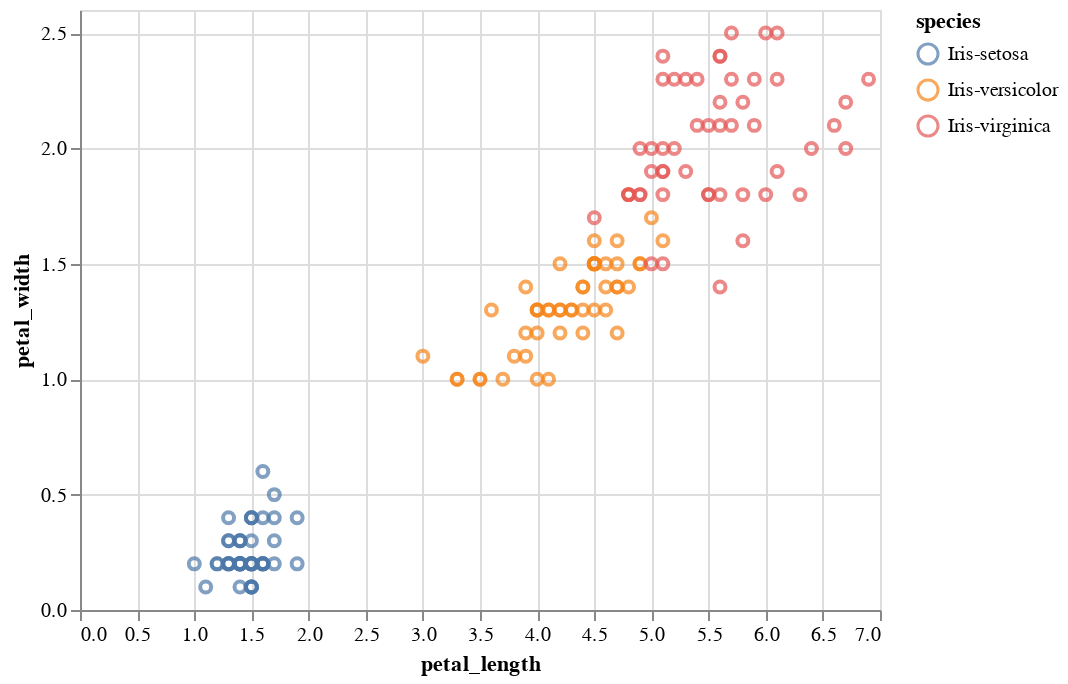

Source (notebook cell):
### Markdown cell above
## Part B: Visualize the Data

Use your preferred visualization library to create a scatterplot showing petal length vs petal width. You should plot each flower species as a different color on the scatter plot.

### Code cell
alt.Chart(data).mark_point().encode(
    x = "petal_length",
    y = "petal_width",
    color = "species"
)

### Figure 1 — Vega-Lite specification as saved in the notebook (floating-point values rounded to 4 significant figures; data arrays with more than 128 entries replaced by an {"elided": "..."} marker saying what was removed)
{"config": {"view": {"continuousWidth": 400, "continuousHeight": 300}}, "data": {"name": "data-2d94771ea62125b445223a5fc16e2995"}, "mark": "point", "encoding": {"color": {"field": "species", "type": "nominal"}, "x": {"field": "petal_length", "type": "quantitative"}, "y": {"field": "petal_width", "type": "quantitative"}}, "$schema": "https://vega.github.io/schema/vega-lite/v4.17.0.json", "datasets": {"data-2d94771ea62125b445223a5fc16e2995": {"elided": "150 records"}}}
